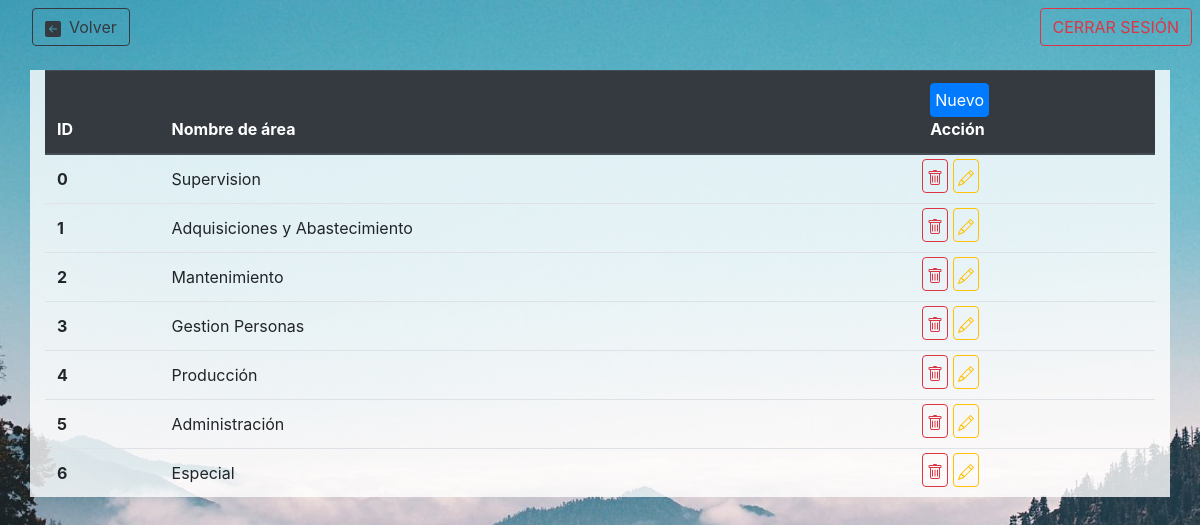
Screenshot of /config/CRUD_areas.php (signed in) with the database file from the repository.
### tables this page shows
CREATE TABLE `areas` (
  `ID_AREA` int(11) NOT NULL,
  `NOMBRE_AREA` varchar(50) NOT NULL
);

### config/CRUD_areas.php (the view, shortened to what this page needs)
<?php
require 'configuracionPaginas.php';
$conexion = conecta();
if(isset($_SESSION['id'])  && isset($_SESSION['tipo']) && isset($_SESSION['area']) && $_SESSION['tipo'] == 1   ){
    echo '<div class="container" style="background-color: rgba(255, 255, 255, 0.8);">';
    echo '<table class="table table-hover"  >
  <thead  class="thead-dark">
    <tr>
      <th scope="col">ID</th>
      <th scope="col">Nombre de área</th>
      <th scope="col"><button type="button" class="btn btn-primary p-1 " data-toggle="modal" data-target="#modalAgregaArea">Nuevo</button><br>Acción</th>
      <div class="modal fade" id="modalAgregaArea" tabindex="-1" aria-labelledby="exampleModalCenterTitle" style="display: none;" aria-hidden="true">
            <div class="modal-dialog modal-dialog-centered modal-lg">
              <div class="modal-content">
                <div class="modal-header">
                  <h5 class="modal-title" id="exampleModalCenterTitle">Nueva área</h5>
                  <button type="button" class="close" data-dismiss="modal" aria-label="Close">
                    <span aria-hidden="true">×</span>
                  </button>
                </div>
                <div class="modal-body">
                    <form action="return false" onsubmit="return false" method="POST" autocomplete="off" >
                        <div class="form-group">
                            <label for="txtNombreArea">Nombre de área</label>
                            <input type="text"    class="form-control" required id="txtNombreArea" autocomplete="nope" maxlength="50" placeholder="Ej: Adquisiciones y Abastecimiento">
                        </div>
                </div>
                <div class="modal-footer">
                <div class="text-center" id = "loading" style="display:none;">
                        <div class="spinner-border" role="status">
                          <span class="sr-only">Cargando...</span>
                        </div>
                      </div>
                  <button type="button" class="btn btn-secondary" data-dismiss="modal">CERRAR</button>
                  <button type="button" class="btn btn-primary" id="btn" onclick="agrega_area( $(\'#txtNombreArea\').val()  )">GUARDAR</button>
                  </form>
                </div>
              </div>
            </div>
            </div>
            ';
    echo '</tr>
  </thead>
  <tbody >';
    $sql="SELECT `ID_AREA`, `NOMBRE_AREA` FROM `areas`";
    $result = $conexion -> query($sql);
    if($result->num_rows > 0){
        while($row = $result->fetch_array(MYSQLI_ASSOC)){
            echo '<tr>';
            echo '<th scope="row">'.$row['ID_AREA'].'</th>';
            echo '<td>'.utf8_encode($row['NOMBRE_AREA']).'</td>';
            echo'<td class="p-1">
            <button type="button" class="btn btn-outline-danger p-1 elimina2 " id="'.$row['ID_AREA'].'"     >
                <svg width="1em" height="1em" viewBox="0 0 16 16" class="bi bi-trash" fill="currentColor" xmlns="http://www.w3.org/2000/svg">
                    <path d="M5.5 5.5A.5.5 0 0 1 6 6v6a.5.5 0 0 1-1 0V6a.5.5 0 0 1 .5-.5zm2.5 0a.5.5 0 0 1 .5.5v6a.5.5 0 0 1-1 0V6a.5.5 0 0 1 .5-.5zm3 .5a.5.5 0 0 0-1 0v6a.5.5 0 0 0 1 0V6z"/>
                    <path fill-rule="evenodd" d="M14.5 3a1 1 0 0 1-1 1H13v9a2 2 0 0 1-2 2H5a2 2 0 0 1-2-2V4h-.5a1 1 0 0 1-1-1V2a1 1 0 0 1 1-1H6a1 1 0 0 1 1-1h2a1 1 0 0 1 1 1h3.5a1 1 0 0 1 1 1v1zM4.118 4L4 4.059V13a1 1 0 0 0 1 1h6a1 1 0 0 0 1-1V4.059L11.882 4H4.118zM2.5 3V2h11v1h-11z"/>
                  </svg>
            </button>
            <button type="button" class="btn btn-outline-warning p-1 edita2 " id="'.$row['ID_AREA'].'">
                <svg width="1em" height="1em" viewBox="0 0 16 16" class="bi bi-pencil" fill="currentColor" xmlns="http://www.w3.org/2000/svg">
                <path fill-rule="evenodd" d="M12.146.146a.5.5 0 0 1 .708 0l3 3a.5.5 0 0 1 0 .708l-10 10a.5.5 0 0 1-.168.11l-5 2a.5.5 0 0 1-.65-.65l2-5a.5.5 0 0 1 .11-.168l10-10zM11.207 2.5L13.5 4.793 14.793 3.5 12.5 1.207 11.207 2.5zm1.586 3L10.5 3.207 4 9.707V10h.5a.5.5 0 0 1 .5.5v.5h.5a.5.5 0 0 1 .5.5v.5h.293l6.5-6.5zm-9.761 5.175l-.106.106-1.528 3.821 3.821-1.528.106-.106A.5.5 0 0 1 5 12.5V12h-.5a.5.5 0 0 1-.5-.5V11h-.5a.5.5 0 0 1-.468-.325z"/>
              </svg>
            </button>
            </TD></tr>';
        }
    }
    echo '  </tbody>
</table>';
    echo '</div><script src="https://cdn.jsdelivr.net/npm/popper.js@1.16.1/dist/umd/popper.min.js"></script>
    <script src="https://stackpath.bootstrapcdn.com/bootstrap/4.5.2/js/bootstrap.min.js"></script>';
}else{
    error();
}

### css/main.css (style rules this page uses)
* { margin: 0; padding:0; }
body { //background-image: url("../img/fondo.jpg"); background: url("../img/fondo2.jpg") no-repeat center center fixed; -webkit-background-size: cover; -moz-background-size: cover; -o-background-size: cover; background-size: cover; }

### rows the page displays
areas: ID_AREA "0", NOMBRE_AREA "Supervision"
areas: ID_AREA "1", NOMBRE_AREA "Adquisiciones y Abastecimiento"
areas: ID_AREA "2", NOMBRE_AREA "Mantenimiento"
areas: ID_AREA "3", NOMBRE_AREA "Gestion Personas"
areas: ID_AREA "4", NOMBRE_AREA "Producción"
areas: ID_AREA "5", NOMBRE_AREA "Administración"
areas: ID_AREA "6", NOMBRE_AREA "Especial"
